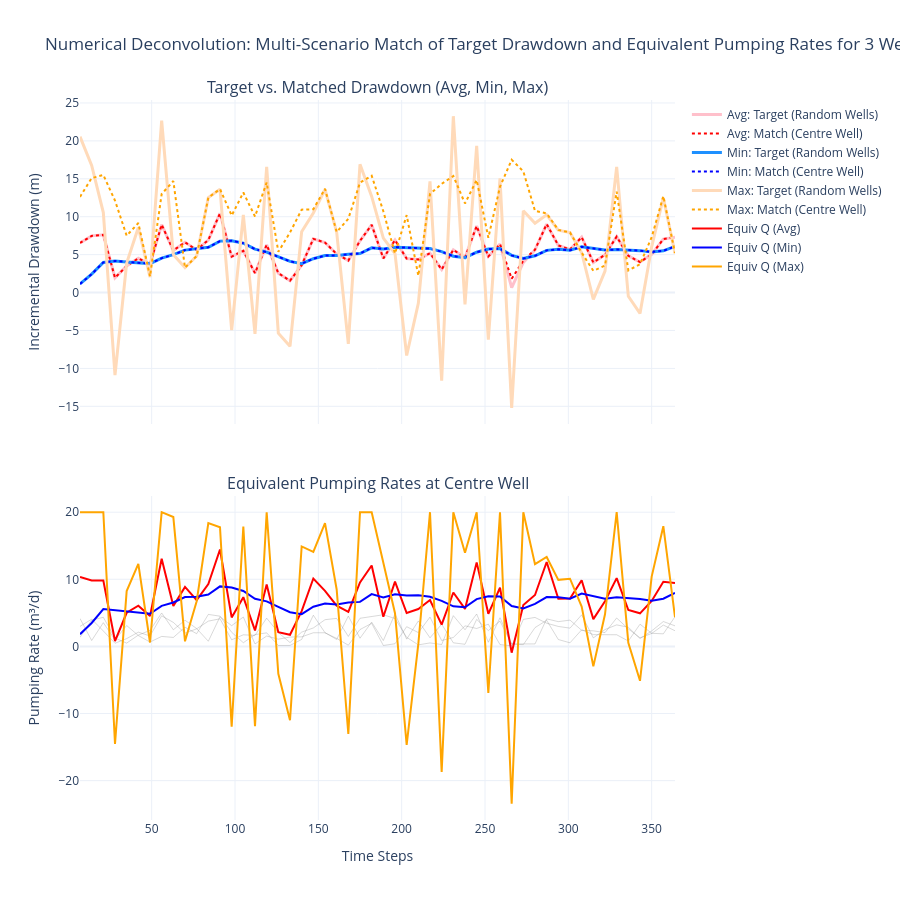

The notebook cell saved with this chart:
### Code cell
#####################
### visualisation ###
#####################

import plotly.graph_objects as go
from plotly.subplots import make_subplots

fig = make_subplots(rows=2, cols=1, shared_xaxes=True, vertical_spacing=0.1,
                    subplot_titles=("Target vs. Matched Drawdown (Avg, Min, Max)", 
                                    "Equivalent Pumping Rates at Centre Well"))

# calculate incremental target drawdown for plotting
s_inc_target_avg = np.diff(s_target_avg, prepend=0)
s_inc_target_min = np.diff(s_target_min, prepend=0)
s_inc_target_max = np.diff(s_target_max, prepend=0)

# row 1: drawdown comparisons

# average
fig.add_trace(go.Scatter(x=time_steps, y=s_inc_target_avg, name="Avg: Target (Random Wells)", 
                         line=dict(color='pink', width=3)), row=1, col=1)
fig.add_trace(go.Scatter(x=time_steps, y=s_incremental_val_avg, name="Avg: Match (Centre Well)", 
                         line=dict(color='red', dash='dot', width=2)), row=1, col=1)

# minimum
fig.add_trace(go.Scatter(x=time_steps, y=s_inc_target_min, name="Min: Target (Random Wells)", 
                         line=dict(color='dodgerblue', width=3)), row=1, col=1)
fig.add_trace(go.Scatter(x=time_steps, y=s_incremental_val_min, name="Min: Match (Centre Well)", 
                         line=dict(color='blue', dash='dot', width=2)), row=1, col=1)

# maximum
fig.add_trace(go.Scatter(x=time_steps, y=s_inc_target_max, name="Max: Target (Random Wells)", 
                         line=dict(color='peachpuff', width=3)), row=1, col=1)
fig.add_trace(go.Scatter(x=time_steps, y=s_incremental_val_max, name="Max: Match (Centre Well)", 
                         line=dict(color='orange', dash='dot', width=2)), row=1, col=1)

# row 2: pumping rates

# individual pumping rates for each random well
for i, w in enumerate(wells):
    fig.add_trace(go.Scatter(x=time_steps, y=w['Q'], name=f"Source Well {i+1}", 
                             line=dict(width=1, color='gray'), opacity=0.3, showlegend=False), row=2, col=1)

# equivalent pumping rates from deconvolution
fig.add_trace(go.Scatter(x=time_steps, y=q_equiv_avg, name="Equiv Q (Avg)", 
                         line=dict(color='red', width=2)), row=2, col=1)
fig.add_trace(go.Scatter(x=time_steps, y=q_equiv_min, name="Equiv Q (Min)", 
                         line=dict(color='blue', width=2)), row=2, col=1)
fig.add_trace(go.Scatter(x=time_steps, y=q_equiv_max, name="Equiv Q (Max)", 
                         line=dict(color='orange', width=2)), row=2, col=1)

# Styling
fig.update_layout(height=900, template="plotly_white", 
                  title=f"Numerical Deconvolution: Multi-Scenario Match of Target Drawdown and Equivalent Pumping Rates for {n_wells} Wells",
                  legend=dict(orientation="v", yanchor="top", y=1, xanchor="left", x=1.02))

fig.update_yaxes(title_text="Incremental Drawdown (m)", row=1, col=1)
fig.update_yaxes(title_text="Pumping Rate (m³/d)", row=2, col=1)
fig.update_xaxes(title_text="Time Steps", row=2, col=1)

fig.show()
